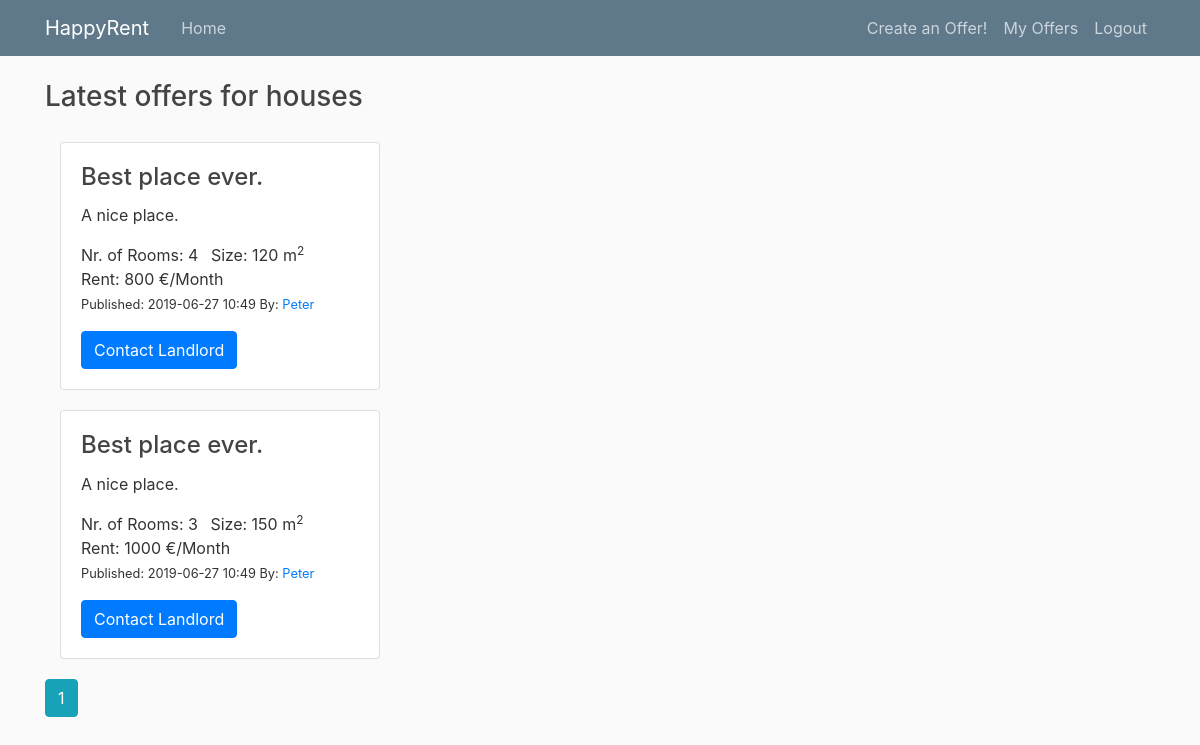
The app's page /houses (signed in) with its own data.
### property_project/db_models.py (models this page shows, shortened)
class PropertyItem(db.Model):
    __tablename__ = 'property_item'
    id = db.Column(db.Integer, primary_key=True)
    title = db.Column(db.String(100), nullable=False,
                      default="Best place ever.")
    date_posted = db.Column(db.DateTime, nullable=False,
                            default=datetime.datetime.utcnow)
    description = db.Column(db.String(250), default="A nice place.")
    rent = db.Column(db.Integer)  # (db.Numeric(6,2))
    rooms = db.Column(db.Integer, default=1)  # default=set_default_rooms
    size = db.Column(db.Integer)  # (db.Numeric(6,1))
    property_id = db.Column(db.Integer, ForeignKey('property_type.id'))
    property_type = db.relationship('PropertyType')
    user_id = db.Column(db.Integer, db.ForeignKey('user.id'), nullable=False)

class User(db.Model, UserMixin):
    __tablename__ = 'user'
    id = db.Column(db.Integer, primary_key=True)
    username = db.Column(db.String(20), unique=True, nullable=False)
    properties = db.relationship('PropertyItem', backref='author', lazy=True)

### property_project/routes.py (the view)
@app.route("/houses")
def show_houses():
    page = request.args.get('page', 1, type=int)  # starting page
    houses = PropertyItem.query.join(PropertyItem.property_type, aliased=True)\
        .filter_by(type='house')\
        .order_by(PropertyItem.date_posted.desc())\
        .paginate(page=page, per_page=2)
    return render_template('houses.html', houses=houses)

### property_project/routes.py (called while the page is built)
@login_manager.user_loader
def load_user(user_id):
    return User.query.get(int(user_id))

### property_project/templates/houses.html
{% extends "layout.html" %}
{% block content %}
<h3>Latest offers for houses</h3>
<div class="gap-20"></div>
<div class="card-deck-wrapper">
    <div class="card-deck">
        <div class="col-md-6">
            {% for house in houses.items %}
            <div class="card">
                <div class="card-body">
                    <h4 class="card-title">{{ house.title }}</h4>
                    <p class="card-text">{{ house.description }}</p>
                    <ul class="list-inline">
                        <li class="list-inline-item">Nr. of Rooms: {{ house.rooms }} </li>
                        <li class="list-inline-item">Size: {{ house.size }} m<sup>2</sup></li>
                        <li class="list-inline-item">Rent: {{ house.rent }} €/Month</li>
                        <small>
                            <li class="list-inline-item">Published: {{ house.date_posted.strftime('%Y-%m-%d %H:%M') }} </li>
                        </small>
                        <small>
                            <li class="list-inline-item">By:
                                <a class="mr-2" href="{{ url_for('user_items', username=house.author.username) }}">
                                    {{ house.author.username }}
                                </a>
                            </li>
                        </small>
                    </ul>
                    <a href="#" class="btn btn-primary stretched-link">Contact Landlord</a>
                </div>
            </div>
            <div class="gap-20"></div>
            {% endfor %}
            {% for page_num in houses.iter_pages(left_edge=1, right_edge=1, left_current=1, right_current=2) %}
                {% if page_num %}
                    {% if houses.page == page_num %}
                    <a class="btn btn-info mb-4" href="{{ url_for('show_houses', page=page_num) }}">{{ page_num }}</a>
                    {% else %}
                    <a class="btn btn-outline-info mb-4" href="{{ url_for('show_houses', page=page_num) }}">{{ page_num }}</a>
                    {% endif %}
                {% else %}
                ...
                {% endif %}
            {% endfor %}
        </div>
    </div>
</div>
{% endblock content %}

### property_project/static/main.css (style rules this page uses)
body { background: #fafafa; color: #333333; margin-top: 5rem; }
h1, h2, h3, h4, h5, h6 { color: #444444; }
.gap-20 { width:100%; height:20px; }

### records on screen
PropertyItem: title "Best place ever.", description "A nice place.", rooms "4", size "120", rent "800", date_posted "2019-06-27 10:49", author.username "Peter"
PropertyItem: title "Best place ever.", description "A nice place.", rooms "3", size "150", rent "1000", date_posted "2019-06-27 10:49", author.username "Peter"

### other values on screen
{{ page_num }} "1"
